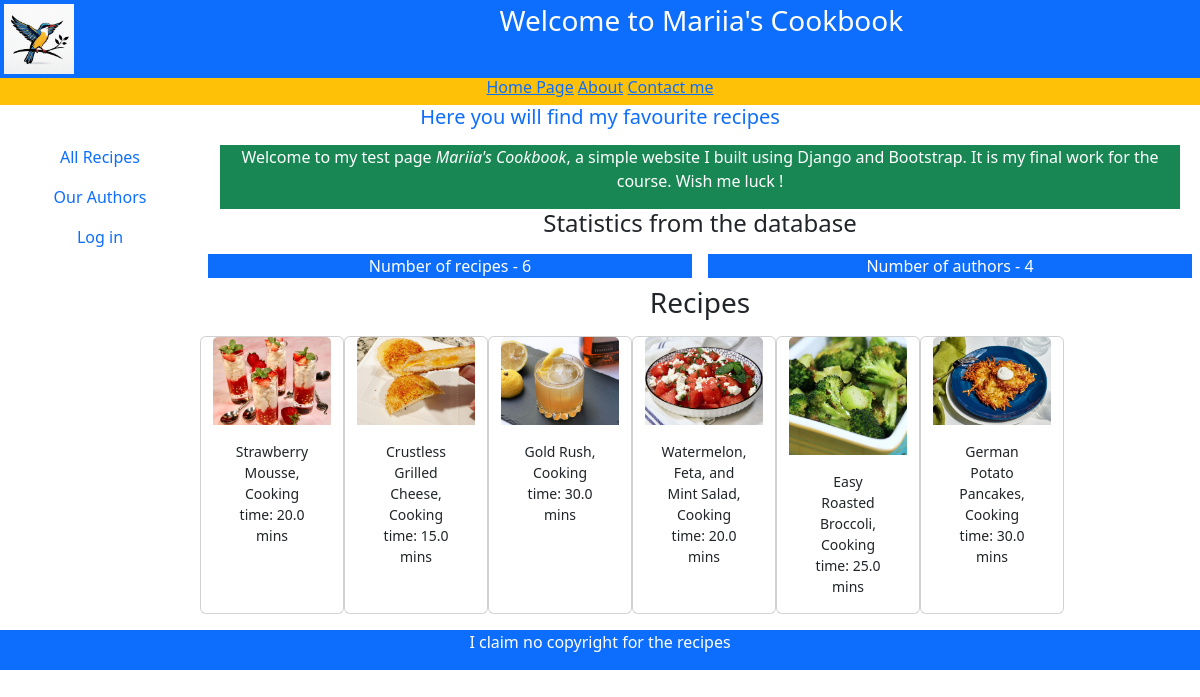
The page / on the database its author committed.
### myapp/models.py (models this page shows, shortened)
class Recipe(models.Model):
    title = models.CharField(max_length=50,
                             help_text="Enter the title",
                             verbose_name="Recipe title")
    category = models.ForeignKey('Category',
                                 on_delete=models.CASCADE,
                                 help_text="Enter the recipe category",
                                 verbose_name="Recipe category",
                                 null=True)
    cooking_time = models.DecimalField(decimal_places=1,
                                       max_digits=3,
                                       help_text="Enter estimated cooking time",
                                       verbose_name="Cooking time (in mins)")
    author = models.ManyToManyField('Author',
                                    help_text="Enter the author(s) of the recipe",
                                    verbose_name="Recipe author(s)")
    description = models.TextField(max_length=150,
                                   help_text="Provide the quick description",
                                   verbose_name="Recipe description")
    cooking_method = models.TextField(max_length=1000,
                                      help_text="Describe the cooking process",
                                      verbose_name="Recipe description")
    photo = models.ImageField(upload_to='images',
                              help_text="Upload a photo",
                              verbose_name="Photo", null=True)
    objects: models.Manager()
    def display_author(self):
        return ', '.join([author.last_name for author in
                          self.author.all()])
    display_author.short_description = "Authors"

### myapp/views.py (the view)
# urls.py: path('', views.index, name='index'),
def index(request):
    text_head = 'Here you will find my favourite recipes'
    recipes = Recipe.objects.all()
    num_recipes = Recipe.objects.all().count()
    authors = Author.objects
    num_authors = Author.objects.count()
    context = {'text_head': text_head,
               'recipes': recipes, 'num_recipes': num_recipes,
               'authors': authors, 'num_authors': num_authors}
    return render(request, 'myapp/index.html', context)

### templates/myapp/index.html (shortened to what this page needs)
{% extends "myapp/base.html" %}
{% block header %}
    <h5>{{ text_head }}</h5>
{% endblock header %}
{% block content %}
    <div class="container-fluid my-2">
        <div class="row bg-success text-white mx-2">
            <div class="col text-center">
                <p>Welcome to my test page <em>Mariia's Cookbook</em>, a simple website I built using
                Django and Bootstrap. It is my final work for the course. Wish me luck !</p>
            </div>
        </div>
        <div class="row text-center text-dark lh-2">
            <h4>Statistics from the database</h4>
        </div>
        <div class="row my-2 text-white">
            <div class="col mx-2 bg-primary">Number of recipes - {{ num_recipes }}</div>
            <div class="col mx-2 bg-primary">Number of authors - {{ num_authors }}</div>
        </div>
        <div class="row text-center text-dark lh-2">
            <h3>Recipes</h3>
        </div>
        {% if num_recipes > 0 %}
            <div class="row my-2">
                {% for obj in recipes %}
                    <div class="card" style="width: 9rem;">
                        <img src="{{ obj.photo.url }}" class="card-img-top">
                        <div class="card-body">
                            <p class="card-text small">
                                {{obj.title}}, Cooking time: {{obj.cooking_time}} mins
                            </p>
                        </div>
                    </div>
                {% endfor %}
            </div>
        {% endif %}
    </div>
{% endblock content %}

### templates/myapp/base.html (shortened to what this page needs)
<!DOCTYPE html>
<html lang="en">
<head>
    {% load static %}
    <link rel="stylesheet" href="/static/css/bootstrap.min.css">
</head>
<body>
    <div class="container-fluid p-1 bg-primary text-white text-center">
        <div class="row">
            <div class="col-2 text-start">
                <img src="{% static 'images/pp100.jpg' %}" width="70" height="70">
            </div>
            <div class="col-10">
                <h3>Welcome to Mariia's Cookbook</h3>
            </div>
        </div>
    </div>
    <div class="container-fluid">
        <div class="row bg-warning text-center">
            <h6>
                <a href="{% url 'index' %}">Home Page</a>
                <a href="{% url 'index' %}">About</a>
                <a href="{% url 'contact' %}">Contact me</a>
            </h6>
        </div>
    </div>
    <div class="container-fluid">
        <div class="row text-center text-primary fs-1 fw-bold">
            <div>{% block header %}
                {% endblock header %}
            </div>
        </div>
        <div class="row text-center text-body">
            <div class="col-2">
                {% block sidebar %}
                <nav class="nav flex-column">
                    <a class="nav-link" href="{% url 'recipes-list' %}">All Recipes</a>
                    <a class="nav-link" href="{% url 'authors-list' %}">Our Authors</a>
                    {% if user.is_authenticated %}
                        <a class="nav-link"
                           href="{% url 'logout' %}?next={{request.path}}">Logout</a>
                        <div>Logged in: {{ user.get_username }}</div>
                            <a class="nav-link"
                               href="{% url 'edit_recipes' %}">Recipe editor</a>
                    {% else %}
                        <a class="nav-link"
                           href="{% url 'login'%}?next={{request.path}}">Log in</a>
                    {% endif %}
                </nav>
                {% endblock sidebar %}
            </div>
            <div class="col-10">
                <div class="row text-center">
                    {% block content %}
                    {% endblock content %}
                </div>
            </div>
        </div>
    </div>
    <div class="container-fluid">
        <div class="row bg-primary text-center text-white 1h-1">
            {% block footer %}
                <p>I claim no copyright for the recipes</p>
            {% endblock footer %}
        </div>
    </div>
</body>
</html>

### rows shown on the page
Recipe: photo (picture), title "Strawberry Mousse", cooking_time "20.0"
Recipe: photo (picture), title "Crustless Grilled Cheese", cooking_time "15.0"
Recipe: photo (picture), title "Gold Rush", cooking_time "30.0"
Recipe: photo (picture), title "Watermelon, Feta, and Mint Salad", cooking_time "20.0"
Recipe: photo (picture), title "Easy Roasted Broccoli", cooking_time "25.0"
Recipe: photo (picture), title "German Potato Pancakes", cooking_time "30.0"

### other values the page prints
{{ text_head }} "Here you will find my favourite recipes"
{{ num_recipes }} "6"
{{ num_authors }} "4"
